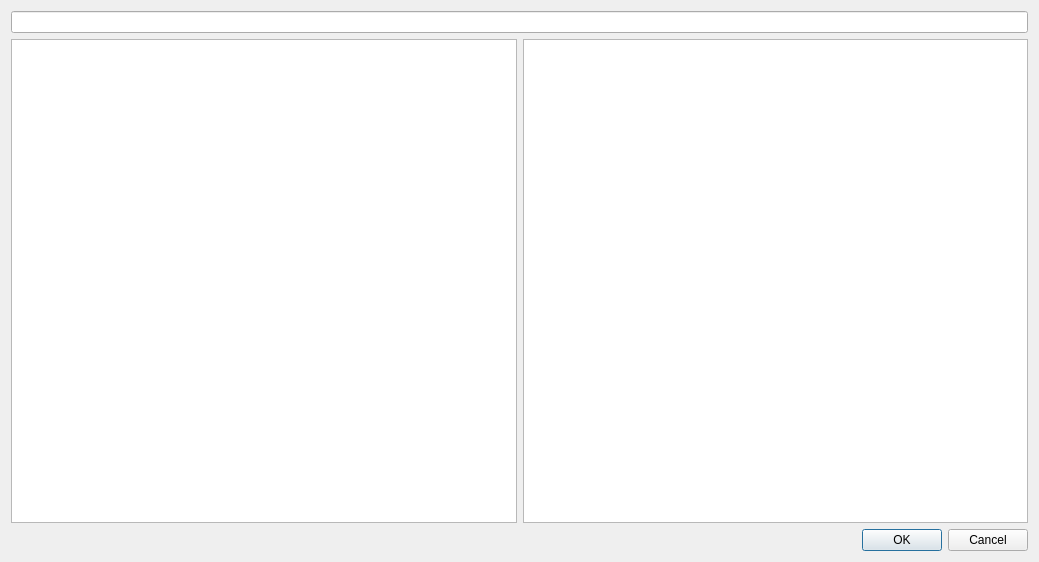
<?xml version="1.0" encoding="UTF-8"?>
<ui version="4.0">
 <class>Dialog</class>
 <widget class="QDialog" name="Dialog">
  <property name="geometry">
   <rect>
    <x>0</x>
    <y>0</y>
    <width>1039</width>
    <height>562</height>
   </rect>
  </property>
  <property name="windowTitle">
   <string>Dialog</string>
  </property>
  <property name="modal">
   <bool>true</bool>
  </property>
  <layout class="QVBoxLayout" name="verticalLayout">
   <item>
    <widget class="QLineEdit" name="txt_url"/>
   </item>
   <item>
    <layout class="QHBoxLayout" name="horizontalLayout">
     <item>
      <widget class="QTreeView" name="tree_view">
       <property name="minimumSize">
        <size>
         <width>500</width>
         <height>0</height>
        </size>
       </property>
      </widget>
     </item>
     <item>
      <widget class="QTextEdit" name="txt_metadata"/>
     </item>
    </layout>
   </item>
   <item>
    <widget class="QDialogButtonBox" name="buttonBox">
     <property name="orientation">
      <enum>Qt::Horizontal</enum>
     </property>
     <property name="standardButtons">
      <set>QDialogButtonBox::Cancel|QDialogButtonBox::Ok</set>
     </property>
    </widget>
   </item>
  </layout>
 </widget>
 <resources/>
 <connections>
  <connection>
   <sender>buttonBox</sender>
   <signal>accepted()</signal>
   <receiver>Dialog</receiver>
   <slot>accept()</slot>
   <hints>
    <hint type="sourcelabel">
     <x>248</x>
     <y>254</y>
    </hint>
    <hint type="destinationlabel">
     <x>157</x>
     <y>274</y>
    </hint>
   </hints>
  </connection>
  <connection>
   <sender>buttonBox</sender>
   <signal>rejected()</signal>
   <receiver>Dialog</receiver>
   <slot>reject()</slot>
   <hints>
    <hint type="sourcelabel">
     <x>316</x>
     <y>260</y>
    </hint>
    <hint type="destinationlabel">
     <x>286</x>
     <y>274</y>
    </hint>
   </hints>
  </connection>
 </connections>
</ui>
